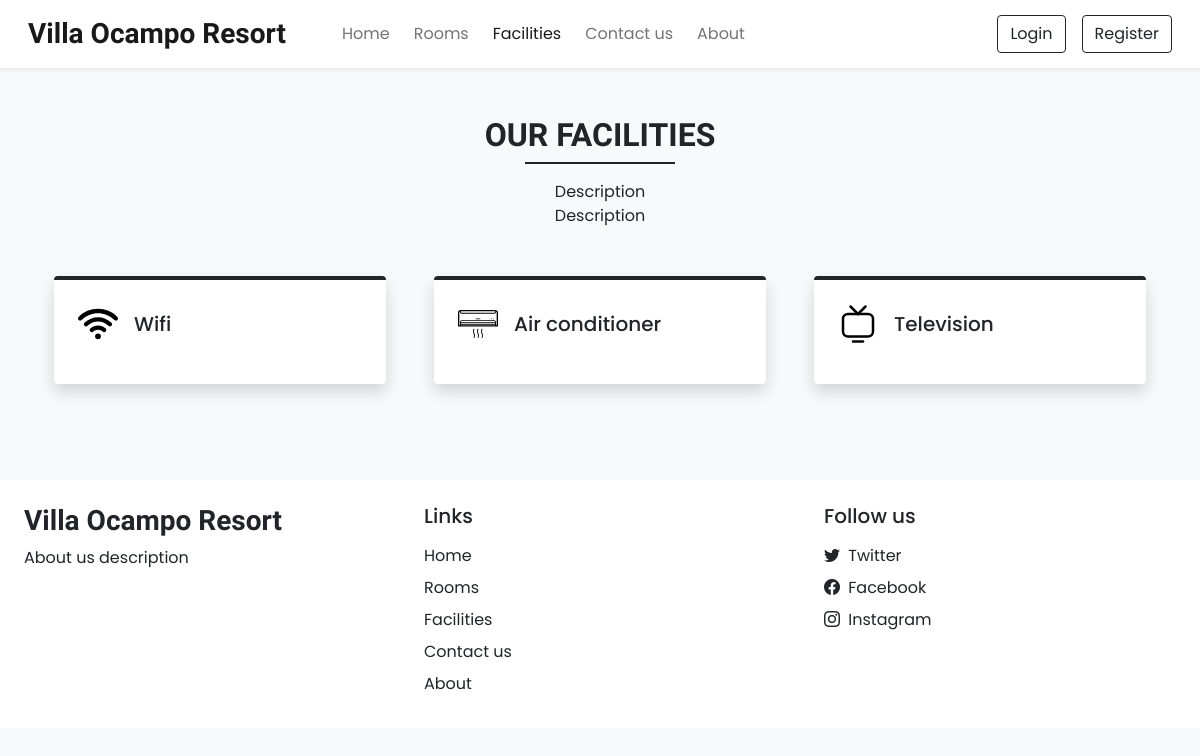
Screenshot of /facilities.php with the database file from the repository.
### tables this page shows
CREATE TABLE `settings` (
  `sr_no` int(11) NOT NULL,
  `site_title` varchar(50) NOT NULL,
  `site_about` varchar(250) NOT NULL,
  `shutdown` tinyint(1) NOT NULL
);

CREATE TABLE `facilities` (
  `id` int(11) NOT NULL,
  `icon` varchar(100) NOT NULL,
  `name` varchar(50) NOT NULL,
  `description` varchar(250) NOT NULL
);

### admin/inc/db_config.php (called while the page is built, shortened)
<?php
  function selectAll($table)
  {
    $con = $GLOBALS['con'];
    $res = mysqli_query($con,"SELECT * FROM $table");
    return $res;
  }
  function select($sql,$values,$datatypes)
  {
    $con = $GLOBALS['con'];
    if($stmt = mysqli_prepare($con,$sql))
    {
      mysqli_stmt_bind_param($stmt,$datatypes,...$values);
      if(mysqli_stmt_execute($stmt)){
        $res = mysqli_stmt_get_result($stmt);
        return $res;
      }
      else{
        mysqli_stmt_close($stmt);
        die("Query cannot be executed - Select");
      }
    }
    else{
      die("Query cannot be prepared - Select");
    }
  }
?>

### facilities.php (the view, shortened to what this page needs)
<!DOCTYPE html>
<html lang="en">
<head>
  <?php require('inc/links.php'); ?>
</head>
<body class="bg-light">
  <?php require('inc/header.php'); ?>
  <div class="my-5 px-4">
    <h2 class="fw-bold h-font text-center">OUR FACILITIES</h2>
    <div class="h-line bg-dark"></div>
    <p class="text-center mt-3">
      Description <br> Description
    </p>
  </div>
  <div class="container">
    <div class="row">
      <?php
        $res = selectAll('facilities');
        $path = FACILITIES_IMG_PATH;
        while($row = mysqli_fetch_assoc($res)){
          echo<<<data
            <div class="col-lg-4 col-md-6 mb-5 px-4">
              <div class="bg-white rounded shadow p-4 border-top border-4 border-dark pop">
                <div class="d-flex align-items-center mb-2">
                  <img src="$path$row[icon]" width="40px">
                  <h5 class="m-0 ms-3">$row[name]</h5>
                </div>
                <p>$row[description]</p>
              </div>
            </div>
          data;
        }
      ?>
    </div>
  </div>
  <?php require('inc/footer.php'); ?>
</body>
</html>

### inc/header.php (shortened to what this page needs)
<nav id="nav-bar" class="navbar navbar-expand-lg navbar-light bg-white px-lg-3 py-lg-2 shadow-sm sticky-top">
  <div class="container-fluid">
    <a class="navbar-brand me-5 fw-bold fs-3 h-font" href="index.php"><?php echo $settings_r['site_title'] ?></a>
    <div class="collapse navbar-collapse" id="navbarSupportedContent">
      <ul class="navbar-nav me-auto mb-2 mb-lg-0">
        <li class="nav-item">
          <a class="nav-link me-2" href="index.php">Home</a>
        </li>
        <li class="nav-item">
          <a class="nav-link me-2" href="rooms.php">Rooms</a>
        </li>
        <li class="nav-item">
          <a class="nav-link me-2" href="facilities.php">Facilities</a>
        </li>
        <li class="nav-item">
          <a class="nav-link me-2" href="contact.php">Contact us</a>
        </li>
        <li class="nav-item">
          <a class="nav-link" href="about.php">About</a>
        </li>
      </ul>
      <div class="d-flex">
        <?php
          if(isset($_SESSION['login']) && $_SESSION['login']==true)
          {
            $path = USERS_IMG_PATH;
            echo<<<data
              <div class="btn-group">
                <button type="button" class="btn btn-outline-dark shadow-none dropdown-toggle" data-bs-toggle="dropdown" data-bs-display="static" aria-expanded="false">
                  <img src="$path$_SESSION[uPic]" style="width: 25px; height: 25px;" class="me-1 rounded-circle">
                  $_SESSION[uName]
                </button>
                <ul class="dropdown-menu dropdown-menu-lg-end">
                  <li><a class="dropdown-item" href="profile.php">Profile</a></li>
                  <li><a class="dropdown-item" href="bookings.php">Bookings</a></li>
                  <li><a class="dropdown-item" href="logout.php">Logout</a></li>
                </ul>
              </div>
            data;
          }
          else
          {
            echo<<<data
              <button type="button" class="btn btn-outline-dark shadow-none me-lg-3 me-2" data-bs-toggle="modal" data-bs-target="#loginModal">
                Login
              </button>
              <button type="button" class="btn btn-outline-dark shadow-none" data-bs-toggle="modal" data-bs-target="#registerModal">
                Register
              </button>
            data;
          }
        ?>
      </div>
    </div>
  </div>
</nav>

### inc/footer.php (shortened to what this page needs)
<div class="container-fluid bg-white mt-5">
  <div class="row">
    <div class="col-lg-4 p-4">
      <h3 class="h-font fw-bold fs-3 mb-2"><?php echo $settings_r['site_title'] ?></h3>
      <p>
        <?php echo $settings_r['site_about'] ?>
      </p>
    </div>
    <div class="col-lg-4 p-4">
      <h5 class="mb-3">Links</h5>
      <a href="index.php" class="d-inline-block mb-2 text-dark text-decoration-none">Home</a> <br>
      <a href="rooms.php" class="d-inline-block mb-2 text-dark text-decoration-none">Rooms</a> <br>
      <a href="facilities.php" class="d-inline-block mb-2 text-dark text-decoration-none">Facilities</a> <br>
      <a href="contact.php" class="d-inline-block mb-2 text-dark text-decoration-none">Contact us</a> <br>
      <a href="about.php" class="d-inline-block mb-2 text-dark text-decoration-none">About</a>
    </div>
    <div class="col-lg-4 p-4">
        <h5 class="mb-3">Follow us</h5>
        <?php
          if($contact_r['tw']!=''){
            echo<<<data
              <a href="$contact_r[tw]" class="d-inline-block text-dark text-decoration-none mb-2">
                <i class="bi bi-twitter me-1"></i> Twitter
              </a><br>
            data;
          }
        ?>
        <a href="<?php echo $contact_r['fb'] ?>" class="d-inline-block text-dark text-decoration-none mb-2">
          <i class="bi bi-facebook me-1"></i> Facebook
        </a><br>
        <a href="<?php echo $contact_r['insta'] ?>" class="d-inline-block text-dark text-decoration-none">
          <i class="bi bi-instagram me-1"></i> Instagram
        </a><br>
    </div>
  </div>
</div>

### css/common.css (style rules this page uses)
:root { --teal: #2ec1ac; --teal_hover: #279e8c; }
* { font-family: 'Poppins', sans-serif; }
.h-font { font-family: 'Merienda', cursive; }
.h-line { width: 150px; margin: 0 auto; height: 1.7px; }

### rows the page displays
settings: site_title "Villa Ocampo Resort", site_about "About us description"
facilities: icon (picture), name "Wifi"
facilities: icon (picture), name "Air conditioner"
facilities: icon (picture), name "Television"
